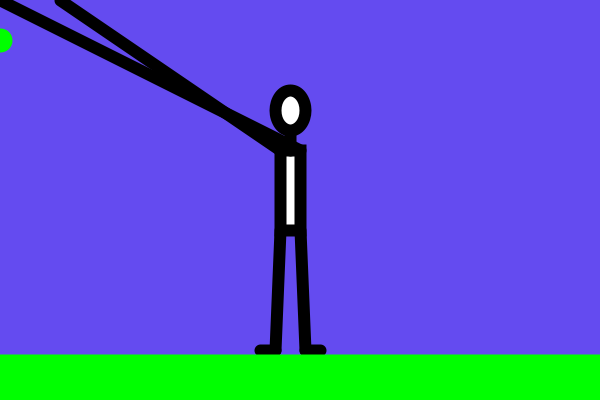
Frame 1 (no input)
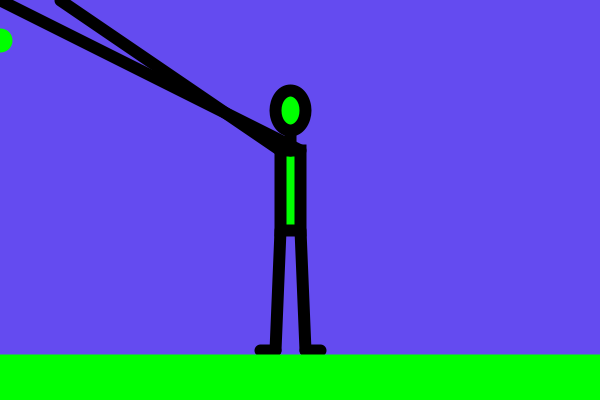
Frame 60 (the mouse pressed at the canvas centre just before this capture)
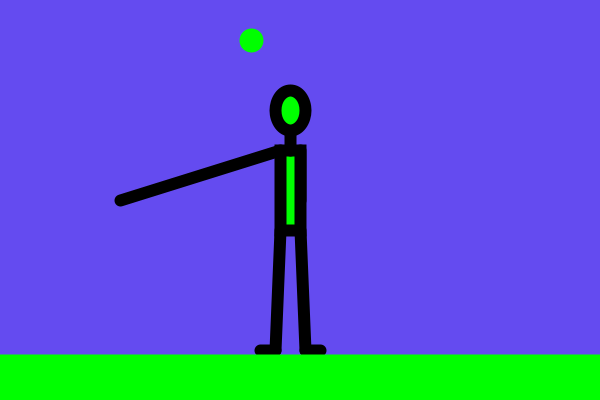
Frame 120 (the mouse held since frame 60 and released just before this capture)

The Processing sketch that drew these frames (run headless with seeded random() and noise(); from frame 60 on, the mouse is pressed at the canvas centre):

// Processing sketch: processing_161793
// ── processing_161793.pde

float x;
float easing = 0.03;

void setup(){
  size(600, 400);
  smooth();
  strokeWeight(12);
  smooth();
  }
  
void draw(){
 background(100, 75, 240);
 stroke(0);
 line(300, 150, mouseX, mouseY); //Left arm line
 stroke(0);
 float mx = map(mouseX, 0,width, 60, 180);
 line(280, 150, mx, mouseY); //Right arm line
 rect(280, 150, 20, 80);  //torso
 line(280, 230, 275, 350);  //left leg
 line(300, 230, 305, 350);  //right leg
 line(275, 350, 260, 350);  //left foot
 line(305, 350, 320, 350);  //right foot
 line(290, 150, 290, 125);  //neck
 ellipse(290, 110, 30, 40); //Head
 fill(0, 255, 0);
 stroke(0, 255, 0);
 rect(0, 360, 600, 90);
 
 float targetX = mouseX;
 x += (targetX - x) * easing;
 ellipse(x, 40, 12, 12);
 println(targetX + " : " + X);
}
